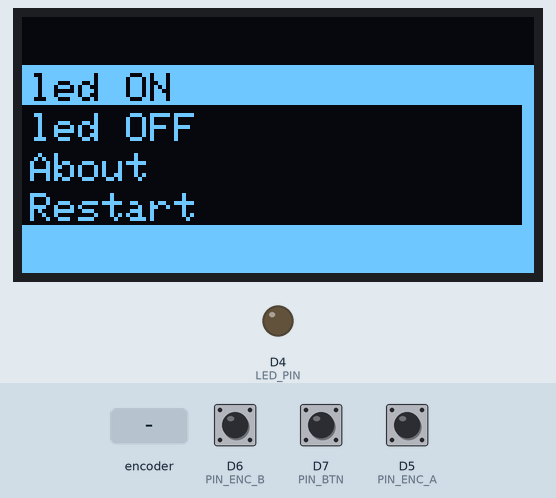
Bench run of a program on a simulated ESP8266 (NodeMCU). Parts: 128×64 one-colour display, output pins drawn as LEDs (lit = HIGH). The inputs (shaded band) are chosen by the test bench; at power-on: D7 (PIN_BTN) HIGH, D6 (PIN_ENC_B) HIGH, D5 (PIN_ENC_A) HIGH.

Above: at 1.3 s.
1.4 s: rotary encoder on D5 (PIN_ENC_A) / D6 (PIN_ENC_B) turned 3 steps (first pin leading)
At 3.1 s:
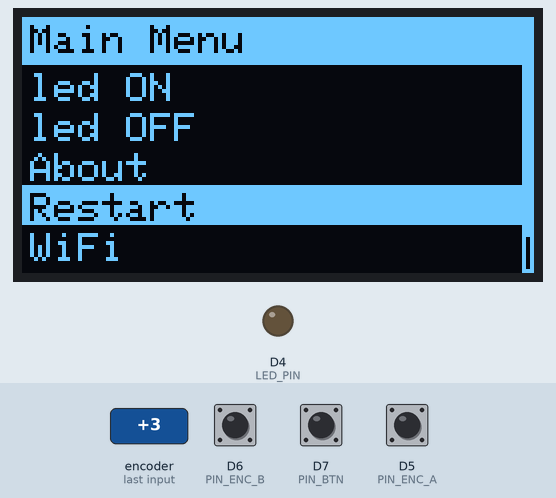
3.5 s: D7 (PIN_BTN) pulled LOW for 0.15 s
At 3.8 s:
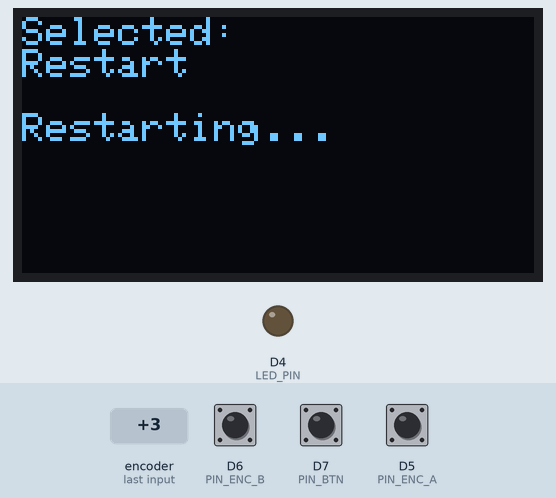
6.5 s: rotary encoder on D5 (PIN_ENC_A) / D6 (PIN_ENC_B) turned 3 steps (first pin leading)
At 8.1 s:
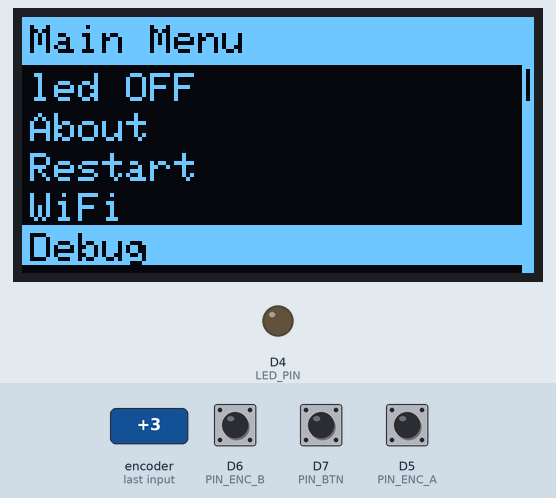
8.6 s: D7 (PIN_BTN) pulled LOW for 1 s
At 9.1 s:
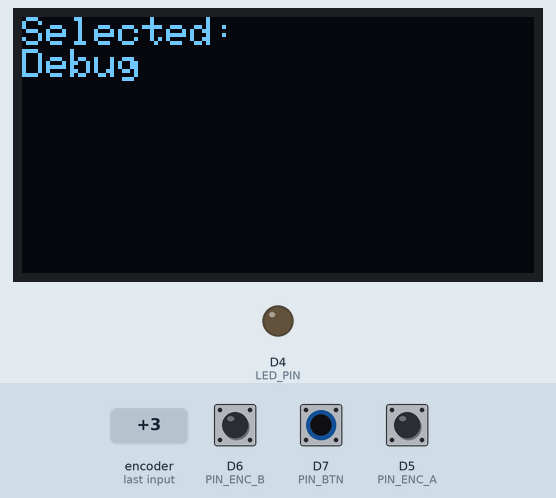
11.1 s: rotary encoder on D5 (PIN_ENC_A) / D6 (PIN_ENC_B) turned 2 steps (second pin leading)
At 12.6 s:
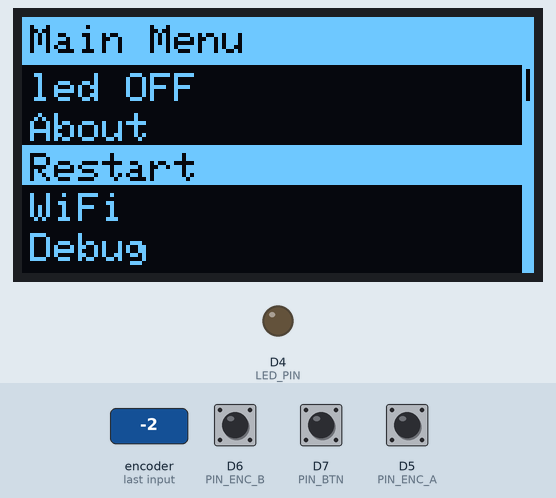
13.0 s: rotary encoder on D5 (PIN_ENC_A) / D6 (PIN_ENC_B) turned 2 steps (second pin leading)
At 14.3 s:
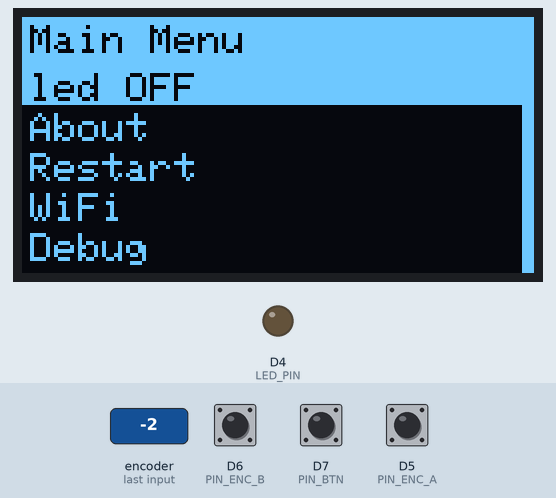
Timing chart, 0 to 15.9 s (numbered marks = the images above; inputs shaded):
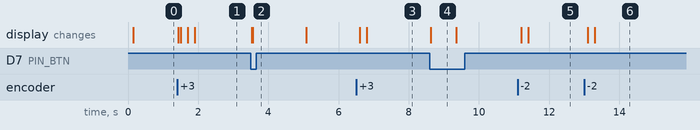

The program:

main.cpp
```cpp
#include <Arduino.h>
#include <Wire.h>
#include <Adafruit_GFX.h>
#include <Adafruit_SSD1306.h>

// ================= Pins (ESP8266 / NodeMCU) =================
constexpr uint8_t PIN_ENC_A = D5;   // GPIO14 (CLK)
constexpr uint8_t PIN_ENC_B = D6;   // GPIO12 (DT)
constexpr uint8_t PIN_BTN   = D7;   // GPIO13 (SW, to GND when pressed)

constexpr uint8_t I2C_SDA = D2;     // GPIO4
constexpr uint8_t I2C_SCL = D1;     // GPIO5

// ================= OLED =================
#define SCREEN_WIDTH 128
#define SCREEN_HEIGHT 64
#define OLED_ADDR 0x3C
#define OLED_RESET -1

Adafruit_SSD1306 display(SCREEN_WIDTH, SCREEN_HEIGHT, &Wire, OLED_RESET);


// ================= LED =================
const int LED_PIN = LED_BUILTIN; // Built-in LED on ESP8266 (usually GPIO2), ACTIVE-LOW
bool led_state = false; // logical state (true = ON)
bool ledOn = true;
bool ledOff = false;

// ================= Menu (fixed) =================
const char* MENU_ITEMS[] = {"led ON", "led OFF", "About", "Restart", "WiFi", "Debug"};
constexpr int MENU_LEN = sizeof(MENU_ITEMS) / sizeof(MENU_ITEMS[0]);
int cursor = 0;
int windowStart = 0;

// ================= UI constants =================
constexpr int TITLE_H = 12;       // title bar height
constexpr int LINE_H  = 10;       // line height below title
constexpr int MAX_LINES = (SCREEN_HEIGHT - TITLE_H) / LINE_H;  // 5 lines
constexpr int PAD_X = 2;

// ================= Rotary (interrupts) =================
volatile int32_t enc_delta = 0;
volatile uint8_t enc_state = 0;

static const int8_t QDEC_LUT[16] = {
  0, -1, +1,  0,
  +1,  0,  0, -1,
  -1,  0,  0, +1,
   0, +1, -1,  0
};

constexpr int STEPS_PER_DETENT = 4;  // adjust to encoder

IRAM_ATTR static inline uint8_t readAB() {
  return (digitalRead(PIN_ENC_A) << 1) | digitalRead(PIN_ENC_B);
}

IRAM_ATTR void encoderISR() {
  uint8_t newAB = readAB();
  uint8_t idx = ((enc_state & 0x03) << 2) | (newAB & 0x03);
  int8_t step = QDEC_LUT[idx];
  enc_state = newAB & 0x03;
  if (step) enc_delta += step;
}

int32_t fetchDelta() {
  noInterrupts();
  int32_t d = enc_delta;
  enc_delta = 0;
  interrupts();
  return d;
}

// ================= Button (simple debounce) =================
bool btnPrev = true;
uint32_t btnLastChangeMs = 0;
constexpr uint16_t BTN_DEBOUNCE_MS = 30;

// ================= Drawing =================
void drawMenu() {
  display.clearDisplay();

  // --- Title bar ---
  display.fillRect(0, 0, SCREEN_WIDTH, TITLE_H, SSD1306_WHITE);
  display.setRotation(2);
  display.setTextSize(1);
  display.setTextColor(SSD1306_BLACK);
  display.setCursor(2, 2);
  display.print(F("Main Menu"));

  // --- Menu items ---
  display.setTextColor(SSD1306_WHITE);
  for (int i = 0; i < MAX_LINES; i++) {
    int idx = windowStart + i;
    if (idx >= MENU_LEN) break;
    int y = TITLE_H + i * LINE_H;

    if (idx == cursor) {
      display.fillRect(0, y, SCREEN_WIDTH, LINE_H, SSD1306_WHITE);
      display.setTextColor(SSD1306_BLACK);
    } else {
      display.setTextColor(SSD1306_WHITE);
    }
    display.setCursor(PAD_X, y + 2);
    display.print(MENU_ITEMS[idx]);
  }

  // --- Scrollbar (right edge) ---
  if (MENU_LEN > MAX_LINES) {
    int barArea = SCREEN_HEIGHT - TITLE_H;
    int barH = max(8, (int)((float)MAX_LINES / MENU_LEN * barArea));
    float pct = (float)windowStart / max(1, MENU_LEN - MAX_LINES);
    int barY = TITLE_H + (int)(pct * (barArea - barH));

    display.drawRect(SCREEN_WIDTH - 3, TITLE_H, 3, barArea, SSD1306_WHITE);
    display.fillRect(SCREEN_WIDTH - 3, barY, 3, barH, SSD1306_WHITE);
  }

  display.display();
}

// ======= LED helpers (ESP8266 LED is ACTIVE-LOW) =======
void applyLed(bool on) {
digitalWrite(LED_PIN, on ? LOW : HIGH); // LOW = ON, HIGH = OFF
led_state = on;
}

void confirmSelection(const char* text) {
  display.clearDisplay();
  display.setTextSize(1);
  display.setTextColor(SSD1306_WHITE);
  display.setCursor(0, 0);
  display.println(F("Selected:"));
  display.println(text);
  display.display();

  if (strcmp(text, "Restart") == 0) {
    display.println(F("\nRestarting..."));
    display.display();
    delay(800);
    // ESP.restart();
  }

    if (strcmp(text, "led ON") == 0) {
    display.println(F("\nLed ON"));
    display.display();
    applyLed(ledOn);
    delay(800);
  }

    if (strcmp(text, "led OFF") == 0) {
    display.println(F("\nLed OFF"));
    display.display();
    applyLed(ledOff);
    delay(800);
  }
  delay(700);
  drawMenu();
}

// ================= Setup / Loop =================
void setup() {
  Serial.begin(115200);
  delay(100);

  Wire.begin(I2C_SDA, I2C_SCL);
  if (!display.begin(SSD1306_SWITCHCAPVCC, OLED_ADDR)) {
    Serial.println(F("SSD1306 init failed"));
    for(;;) yield();
  }

  pinMode(PIN_ENC_A, INPUT_PULLUP);
  pinMode(PIN_ENC_B, INPUT_PULLUP);
  pinMode(PIN_BTN, INPUT_PULLUP);

  enc_state = readAB();
  attachInterrupt(digitalPinToInterrupt(PIN_ENC_A), encoderISR, CHANGE);
  attachInterrupt(digitalPinToInterrupt(PIN_ENC_B), encoderISR, CHANGE);

  drawMenu();

  pinMode(LED_PIN, OUTPUT);
  digitalWrite(LED_PIN,LOW); // LOW = ON, HIGH = OFF
}

void loop() {
  // --- Rotary ---
  int32_t d = fetchDelta();
  if (d) {
    static int32_t accum = 0;
    accum += d;

    while (accum >= STEPS_PER_DETENT) { accum -= STEPS_PER_DETENT; cursor = min(cursor + 1, MENU_LEN - 1); }
    while (accum <= -STEPS_PER_DETENT){ accum += STEPS_PER_DETENT; cursor = max(cursor - 1, 0); }

    if (cursor < windowStart) windowStart = cursor;
    else if (cursor >= windowStart + MAX_LINES) windowStart = cursor - (MAX_LINES - 1);

    drawMenu();
  }

  // --- Button ---
  bool btnNow = digitalRead(PIN_BTN);
  uint32_t now = millis();
  if (btnNow != btnPrev && (now - btnLastChangeMs) > BTN_DEBOUNCE_MS) {
    btnLastChangeMs = now;
    btnPrev = btnNow;
    if (!btnNow) { // pressed
      confirmSelection(MENU_ITEMS[cursor]);
    }
  }

  yield();
}
```

Measured:
- after the input at 1.4 s, the display: first changes at once (image 1 shows a later state)
- after the input at 3.5 s, the display: first changes at once (image 2 shows a later state)
- after the input at 6.5 s, the display: first changes after 0.10 s (image 3 shows a later state)
- after the input at 8.6 s, the display: changes at once (image 4)
- after the input at 11.1 s, the display: first changes after 0.10 s (image 5 shows a later state)
- after the input at 13.0 s, the display: first changes after 0.10 s (image 6 shows a later state)
- what the display in image 4 shows lasts 0.8 s, from 8.6 s to 9.4 s
